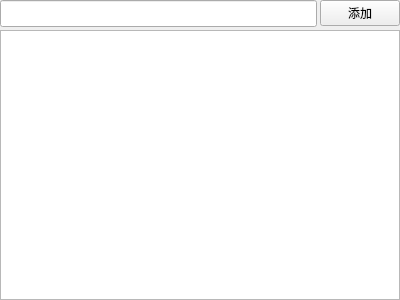
<?xml version="1.0" encoding="UTF-8"?>
<ui version="4.0">
 <class>edit_label</class>
 <widget class="QWidget" name="edit_label">
  <property name="geometry">
   <rect>
    <x>0</x>
    <y>0</y>
    <width>400</width>
    <height>300</height>
   </rect>
  </property>
  <property name="windowTitle">
   <string>Form</string>
  </property>
  <layout class="QVBoxLayout" name="verticalLayout">
   <property name="spacing">
    <number>3</number>
   </property>
   <property name="leftMargin">
    <number>0</number>
   </property>
   <property name="topMargin">
    <number>0</number>
   </property>
   <property name="rightMargin">
    <number>0</number>
   </property>
   <property name="bottomMargin">
    <number>0</number>
   </property>
   <item>
    <layout class="QHBoxLayout" name="horizontalLayout">
     <item>
      <widget class="QLineEdit" name="label">
       <property name="font">
        <font>
         <pointsize>12</pointsize>
        </font>
       </property>
      </widget>
     </item>
     <item>
      <widget class="QPushButton" name="add">
       <property name="text">
        <string>添加</string>
       </property>
      </widget>
     </item>
    </layout>
   </item>
   <item>
    <widget class="QListWidget" name="label_list">
     <property name="font">
      <font>
       <pointsize>12</pointsize>
      </font>
     </property>
    </widget>
   </item>
  </layout>
 </widget>
 <resources/>
 <connections/>
</ui>
